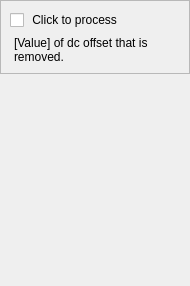
                                  <widget class="QWidget" name="page_1_remove_dc">
                                   <property name="geometry">
                                    <rect>
                                     <x>0</x>
                                     <y>0</y>
                                     <width>190</width>
                                     <height>286</height>
                                    </rect>
                                   </property>
                                   <attribute name="label">
                                    <string>· Remove dc offset</string>
                                   </attribute>
                                   <layout class="QVBoxLayout" name="verticalLayout_51">
                                    <property name="spacing">
                                     <number>0</number>
                                    </property>
                                    <property name="leftMargin">
                                     <number>0</number>
                                    </property>
                                    <property name="topMargin">
                                     <number>0</number>
                                    </property>
                                    <property name="rightMargin">
                                     <number>0</number>
                                    </property>
                                    <property name="bottomMargin">
                                     <number>0</number>
                                    </property>
                                    <item>
                                     <widget class="QFrame" name="frame_19">
                                      <property name="frameShape">
                                       <enum>QFrame::StyledPanel</enum>
                                      </property>
                                      <property name="frameShadow">
                                       <enum>QFrame::Raised</enum>
                                      </property>
                                      <layout class="QVBoxLayout" name="verticalLayout_50">
                                       <item>
                                        <widget class="QCheckBox" name="checkBox_4">
                                         <property name="sizePolicy">
                                          <sizepolicy hsizetype="Preferred" vsizetype="Preferred">
                                           <horstretch>0</horstretch>
                                           <verstretch>0</verstretch>
                                          </sizepolicy>
                                         </property>
                                         <property name="styleSheet">
                                          <string notr="true">font-weight:1;
font-size:12px;</string>
                                         </property>
                                         <property name="text">
                                          <string> Click to process</string>
                                         </property>
                                        </widget>
                                       </item>
                                       <item>
                                        <widget class="QLabel" name="label_17">
                                         <property name="styleSheet">
                                          <string notr="true">font-weight:1;
font-size:12px;
margin-left:1px;</string>
                                         </property>
                                         <property name="text">
                                          <string>[Value] of dc offset that is removed.</string>
                                         </property>
                                         <property name="wordWrap">
                                          <bool>true</bool>
                                         </property>
                                        </widget>
                                       </item>
                                      </layout>
                                     </widget>
                                    </item>
                                    <item>
                                     <spacer name="verticalSpacer_3">
                                      <property name="orientation">
                                       <enum>Qt::Vertical</enum>
                                      </property>
                                      <property name="sizeHint" stdset="0">
                                       <size>
                                        <width>20</width>
                                        <height>159</height>
                                       </size>
                                      </property>
                                     </spacer>
                                    </item>
                                   </layout>
                                  </widget>
